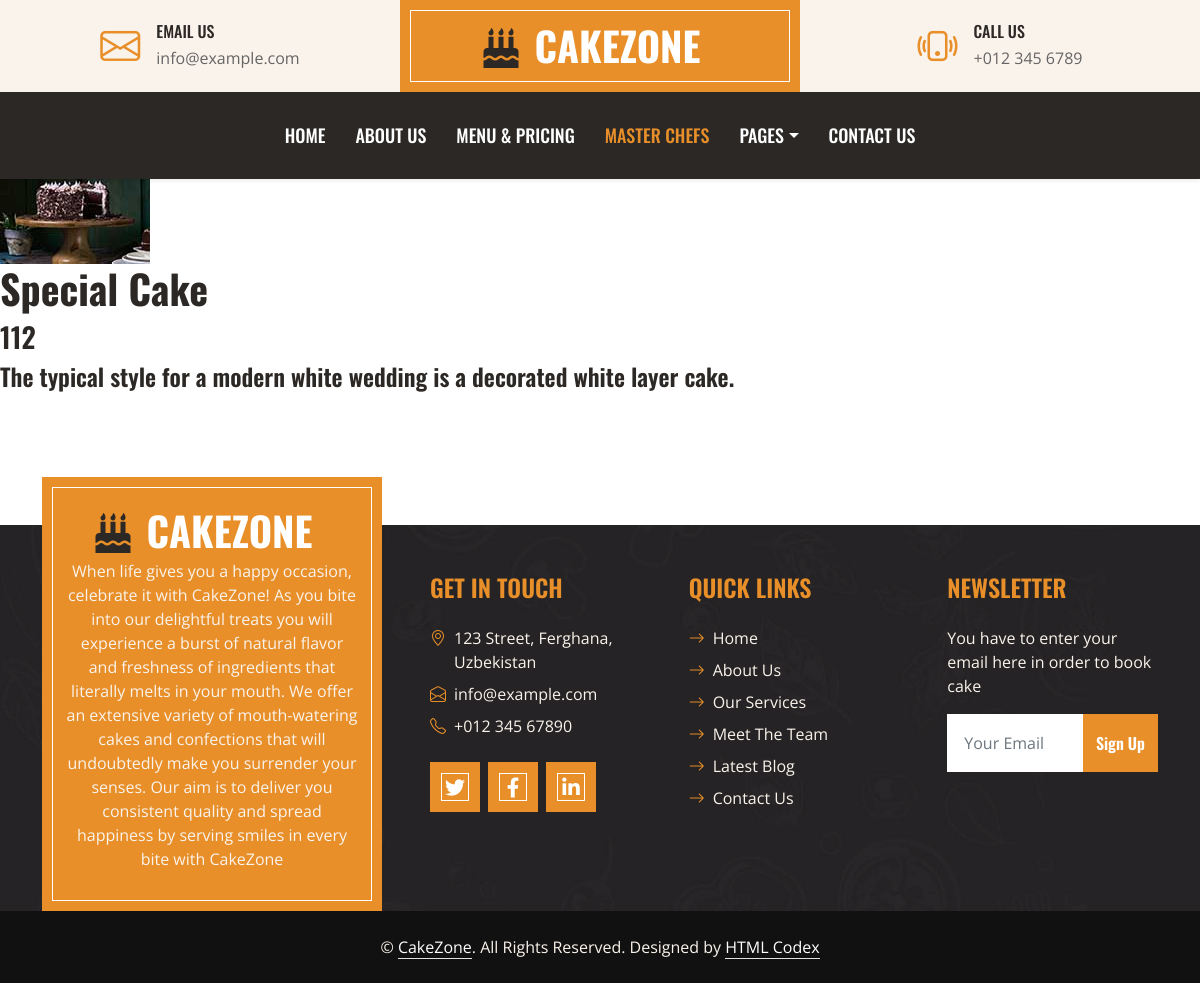
Screenshot of /wedding/special/ with the database file from the repository.
### logic/models.py (models this page shows, shortened)
class Wedding(models.Model):
    name = models.CharField(max_length=250)
    cost = models.IntegerField()
    bio = models.TextField()
    img = models.ImageField(upload_to='index/img')
    slug = models.SlugField(max_length=200)

### logic/views.py (the view)
# urls.py: path('wedding/<slug:wedding>/', weddingdetailview, name="weddingdetail"),
def weddingdetailview(request, wedding):
    wedding = get_object_or_404(Wedding, slug=wedding)
    context = {
        "wedding": wedding,
    }
    return render(request, "wedding/weddingdetail.html", context=context)

### templates/wedding/weddingdetail.html
{% extends 'base.html' %}
{% load static %}
{% block content %}
<img src="{{wedding.img.url}}">
<h1>{{wedding.name}} Cake</h1>
<h3>{{wedding.cost}}</h3>
<h4>{{wedding.bio}}</h4>
{% endblock content %}

### static/css/style.css (style rules this page uses)
:root { --primary: #E88F2A; --secondary: #FAF3EB; --light: #FFFFFF; --dark: #2B2825; }
h1, h2, .font-weight-bold { font-weight: 700 !important; }
h3, h4, .font-weight-semi-bold { font-weight: 600 !important; }

### rows the page displays
Wedding: img (picture), name "Special", cost "112", bio "The typical style for a modern white wedding is a decorated white layer cake."
